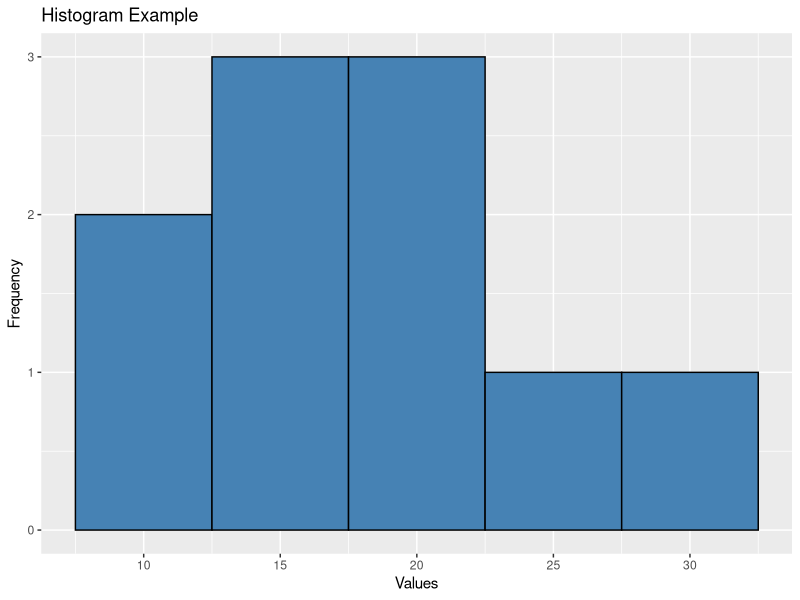
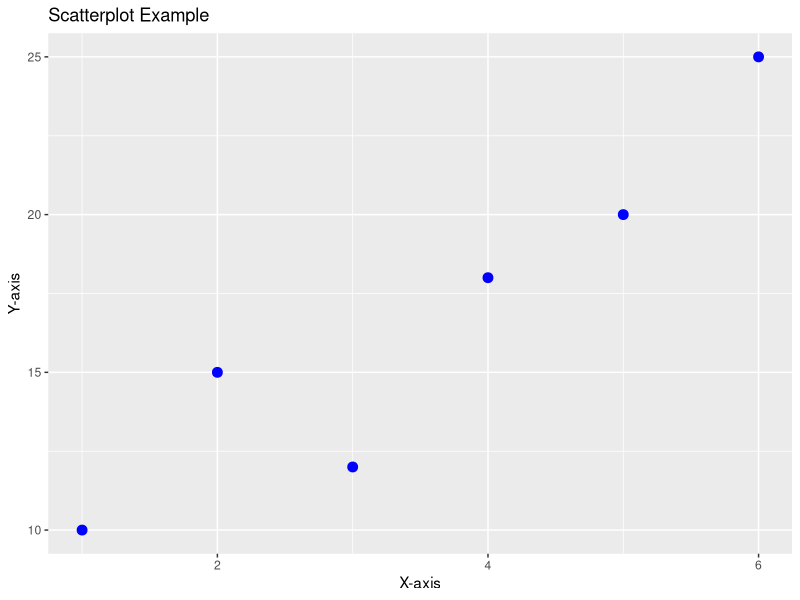
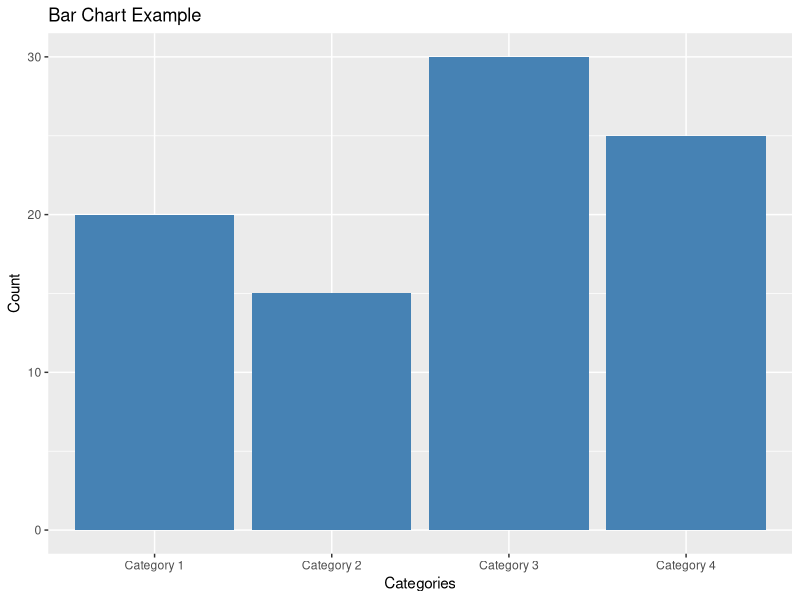
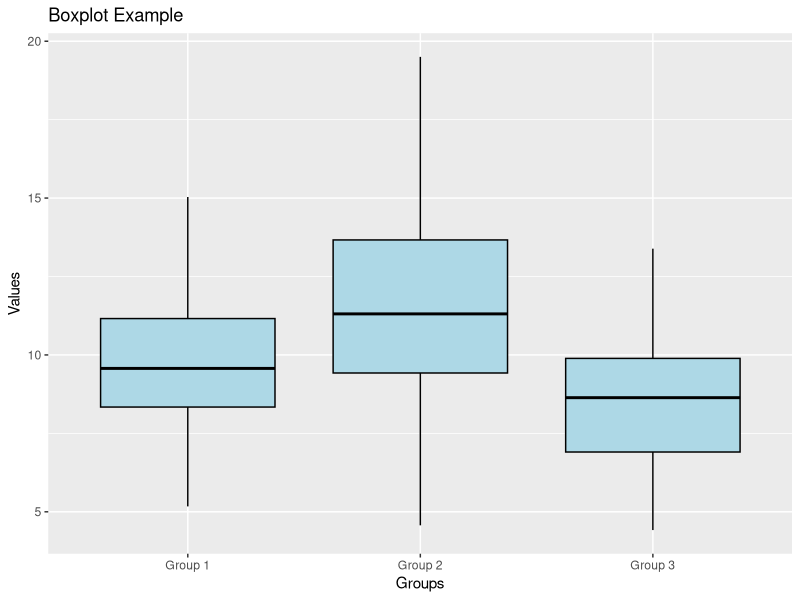
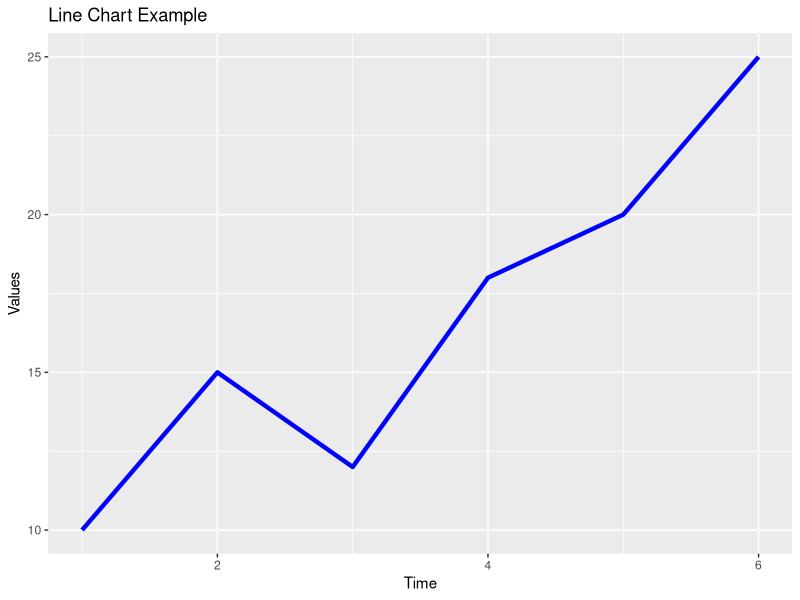

R code for these plots, in order:
## ---- chunk 1
knitr::opts_chunk$set(echo = TRUE)
## ---- chunk 2
# Load ggplot2 library
library(ggplot2)

## ---- chunk 3
# Sample data
data <- data.frame(values = c(10, 15, 12, 18, 20, 25, 22, 17, 14, 30))

# Create the ggplot object and add the histogram geometry
ggplot(data, aes(x = values)) +
  geom_histogram(fill = "steelblue", color = "black", bins = 5) +
  labs(title = "Histogram Example", x = "Values", y = "Frequency")

## ---- chunk 4
# Load ggplot2 library
library(ggplot2)

## ---- chunk 5
# Sample data
data <- data.frame(x_values = c(1, 2, 3, 4, 5, 6),
                   y_values = c(10, 15, 12, 18, 20, 25))

# Create the ggplot object and add the scatterplot geometry
ggplot(data, aes(x = x_values, y = y_values)) +
  geom_point(color = "blue", size = 3) +
  labs(title = "Scatterplot Example", x = "X-axis", y = "Y-axis")

## ---- chunk 6
# Load ggplot2 library
library(ggplot2)

## ---- chunk 7
# Sample data
data <- data.frame(categories = c("Category 1", "Category 2", "Category 3", "Category 4"),
                   counts = c(20, 15, 30, 25))

# Create the ggplot object and add the bar chart geometry
ggplot(data, aes(x = categories, y = counts)) +
  geom_bar(stat = "identity", fill = "steelblue") +
  labs(title = "Bar Chart Example", x = "Categories", y = "Count")

## ---- chunk 8
# Load ggplot2 library
library(ggplot2)

## ---- chunk 9
# Sample data
data <- data.frame(groups = rep(c("Group 1", "Group 2", "Group 3"), each = 100),
                   values = c(rnorm(100, mean = 10, sd = 2),
                              rnorm(100, mean = 12, sd = 3),
                              rnorm(100, mean = 8, sd = 2.5)))

# Create the ggplot object and add the boxplot geometry
ggplot(data, aes(x = groups, y = values)) +
  geom_boxplot(fill = "lightblue", color = "black") +
  labs(title = "Boxplot Example", x = "Groups", y = "Values")

## ---- chunk 10
# Load ggplot2 library
library(ggplot2)

## ---- chunk 11
# Sample data
data <- data.frame(time = c(1, 2, 3, 4, 5, 6),
                   values = c(10, 15, 12, 18, 20, 25))

# Create the ggplot object and add the line chart geometry
ggplot(data, aes(x = time, y = values)) +
  geom_line(color = "blue", size = 1.5) +
  labs(title = "Line Chart Example", x = "Time", y = "Values")

